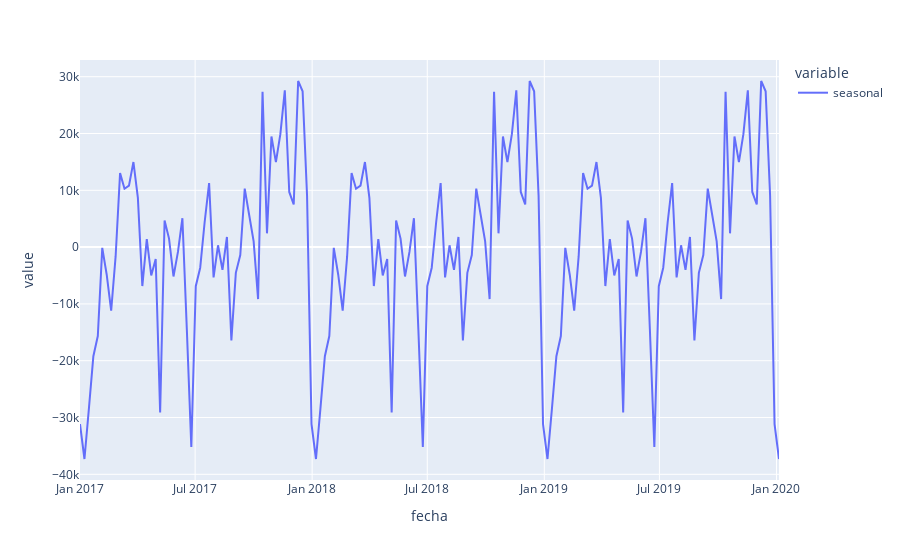

The code cell stored with this chart in its notebook:
### Code cell
grafico4 = px.line(result.seasonal)
grafico4.show()

### Figure 1 — Plotly figure (JSON) as saved in the notebook; plotly's stock layout.template omitted (floating-point values rounded to 4 significant figures; data arrays with more than 128 entries replaced by an {"elided": "..."} marker saying what was removed)
{"data": [{"hovertemplate": "variable=seasonal<br>fecha=%{x}<br>value=%{y}<extra></extra>", "legendgroup": "seasonal", "line": {"color": "#636efa", "dash": "solid"}, "marker": {"symbol": "circle"}, "mode": "lines", "name": "seasonal", "orientation": "v", "showlegend": true, "type": "scatter", "x": {"elided": "158 str values"}, "xaxis": "x", "y": {"elided": "158 float values"}, "yaxis": "y"}], "layout": {"legend": {"title": {"text": "variable"}, "tracegroupgap": 0}, "margin": {"t": 60}, "xaxis": {"anchor": "y", "domain": [0, 1], "title": {"text": "fecha"}}, "yaxis": {"anchor": "x", "domain": [0, 1], "title": {"text": "value"}}}}
